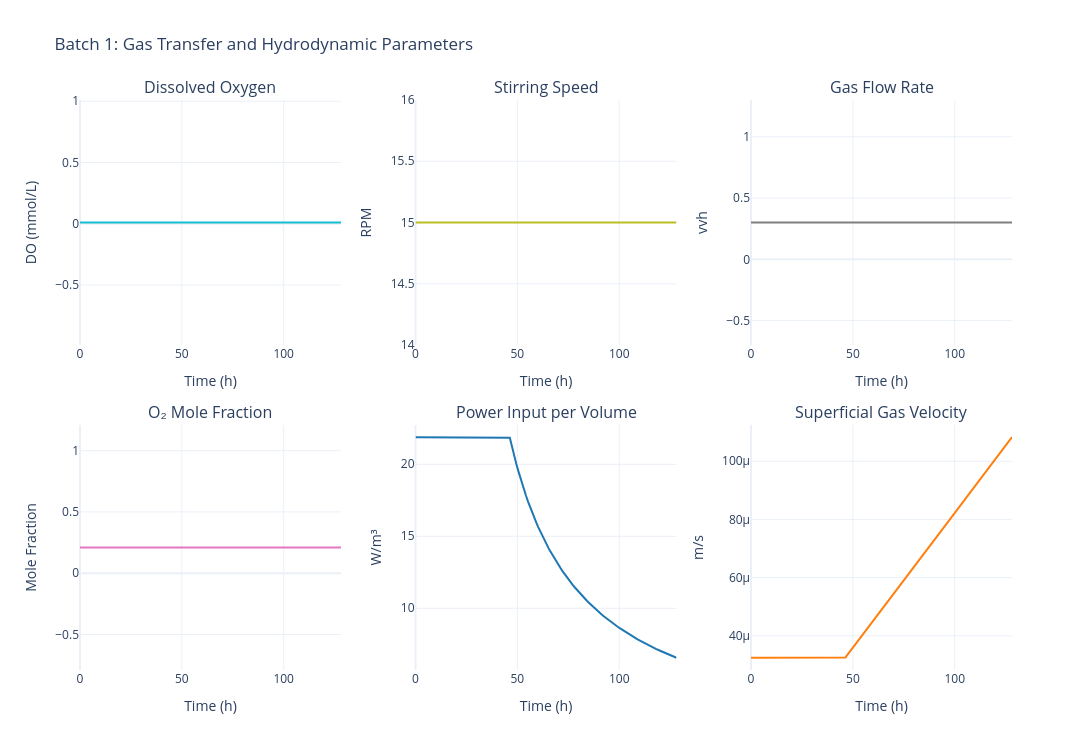

This figure's notebook cell:
### Code cell
# Gas transfer (DO, agitation, gas flow, O2 fraction)
fig = data.plot_gas_transfer(batch_number=BATCH_NUMBER)
fig.show()

### Figure 1 — Plotly figure (JSON) as saved in the notebook; plotly's stock layout.template omitted (floating-point values rounded to 4 significant figures; data arrays with more than 128 entries replaced by an {"elided": "..."} marker saying what was removed)
{"data": [{"hovertemplate": "Time: %{x:.1f} h<br>DO: %{y:.3f} mmol/L<extra></extra>", "line": {"color": "#17becf", "width": 2}, "mode": "lines", "name": "Dissolved O₂", "type": "scatter", "x": {"elided": "145 float values"}, "xaxis": "x", "y": {"elided": "145 float values"}, "yaxis": "y"}, {"hovertemplate": "Time: %{x:.1f} h<br>N: %{y:.1f} rpm<extra></extra>", "line": {"color": "#bcbd22", "width": 2}, "mode": "lines", "name": "Stirring Speed", "type": "scatter", "x": {"elided": "145 float values"}, "xaxis": "x2", "y": {"elided": "145 float values"}, "yaxis": "y2"}, {"hovertemplate": "Time: %{x:.1f} h<br>Fg: %{y:.3f} vvh<extra></extra>", "line": {"color": "#7f7f7f", "width": 2}, "mode": "lines", "name": "Gas Flow Rate", "type": "scatter", "x": {"elided": "145 float values"}, "xaxis": "x3", "y": {"elided": "145 float values"}, "yaxis": "y3"}, {"hovertemplate": "Time: %{x:.1f} h<br>y_O₂: %{y:.3f}<extra></extra>", "line": {"color": "#e377c2", "width": 2}, "mode": "lines", "name": "y_O₂", "type": "scatter", "x": {"elided": "145 float values"}, "xaxis": "x4", "y": {"elided": "145 float values"}, "yaxis": "y4"}, {"hovertemplate": "Time: %{x:.1f} h<br>P/V: %{y:.2f} W/m³<extra></extra>", "line": {"color": "#1f77b4", "width": 2}, "mode": "lines", "name": "P/V", "type": "scatter", "x": {"elided": "145 float values"}, "xaxis": "x5", "y": {"elided": "145 float values"}, "yaxis": "y5"}, {"hovertemplate": "Time: %{x:.1f} h<br>vₛ: %{y:.5f} m/s<extra></extra>", "line": {"color": "#ff7f0e", "width": 2}, "mode": "lines", "name": "vₛ", "type": "scatter", "x": {"elided": "145 float values"}, "xaxis": "x6", "y": {"elided": "145 float values"}, "yaxis": "y6"}], "layout": {"annotations": [{"font": {"size": 16}, "showarrow": false, "text": "Dissolved Oxygen", "x": 0.14, "xanchor": "center", "xref": "paper", "y": 1, "yanchor": "bottom", "yref": "paper"}, {"font": {"size": 16}, "showarrow": false, "text": "Stirring Speed", "x": 0.5, "xanchor": "center", "xref": "paper", "y": 1, "yanchor": "bottom", "yref": "paper"}, {"font": {"size": 16}, "showarrow": false, "text": "Gas Flow Rate", "x": 0.86, "xanchor": "center", "xref": "paper", "y": 1, "yanchor": "bottom", "yref": "paper"}, {"font": {"size": 16}, "showarrow": false, "text": "O₂ Mole Fraction", "x": 0.14, "xanchor": "center", "xref": "paper", "y": 0.43, "yanchor": "bottom", "yref": "paper"}, {"font": {"size": 16}, "showarrow": false, "text": "Power Input per Volume", "x": 0.5, "xanchor": "center", "xref": "paper", "y": 0.43, "yanchor": "bottom", "yref": "paper"}, {"font": {"size": 16}, "showarrow": false, "text": "Superficial Gas Velocity", "x": 0.86, "xanchor": "center", "xref": "paper", "y": 0.43, "yanchor": "bottom", "yref": "paper"}], "font": {"size": 12}, "height": 750, "showlegend": false, "title": {"text": "Batch 1: Gas Transfer and Hydrodynamic Parameters"}, "width": 1400, "xaxis": {"anchor": "y", "domain": [0, 0.28], "title": {"text": "Time (h)"}}, "xaxis2": {"anchor": "y2", "domain": [0.36, 0.64], "title": {"text": "Time (h)"}}, "xaxis3": {"anchor": "y3", "domain": [0.72, 1], "title": {"text": "Time (h)"}}, "xaxis4": {"anchor": "y4", "domain": [0, 0.28], "title": {"text": "Time (h)"}}, "xaxis5": {"anchor": "y5", "domain": [0.36, 0.64], "title": {"text": "Time (h)"}}, "xaxis6": {"anchor": "y6", "domain": [0.72, 1], "title": {"text": "Time (h)"}}, "yaxis": {"anchor": "x", "domain": [0.57, 1], "title": {"text": "DO (mmol/L)"}}, "yaxis2": {"anchor": "x2", "domain": [0.57, 1], "title": {"text": "RPM"}}, "yaxis3": {"anchor": "x3", "domain": [0.57, 1], "title": {"text": "vvh"}}, "yaxis4": {"anchor": "x4", "domain": [0, 0.43], "title": {"text": "Mole Fraction"}}, "yaxis5": {"anchor": "x5", "domain": [0, 0.43], "title": {"text": "W/m³"}}, "yaxis6": {"anchor": "x6", "domain": [0, 0.43], "title": {"text": "m/s"}}}}
